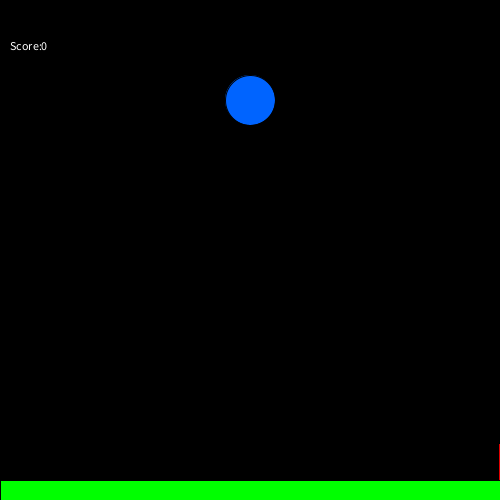
Frame 1 (no input)
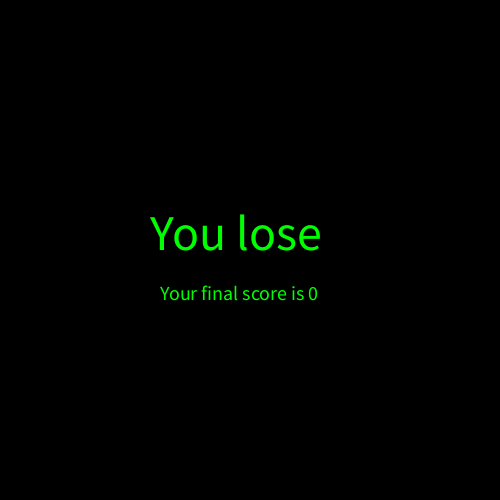
Frame 60 (the mouse pressed at the canvas centre just before this capture)
Frame 120 (the mouse held since frame 60 and released just before this capture): identical to frame 60, image omitted

The Processing sketch that drew these frames (run headless with seeded random() and noise(); from frame 60 on, the mouse is pressed at the canvas centre):

// Processing sketch: FlappyBird
// ── FlappyBird.pde
int score = 0; 
int birdX = 250;
int birdY = 100;
int grav = 1;
int yVelocity = 0;
int pipeX = 500;
int upperPipeHeight = (int) random(100, 400); 
int distance = 150;
int lowerPipeTop = upperPipeHeight+distance ;
int pipeWidth = 100;

boolean gameover = false;

void setup(){
  size(500,500);
}
void draw (){
  if (gameover){
    background(0,0,0);
textSize(50);
    text("You lose", width/2-100,height/2);
    textSize(20);
    text("Your final score is " +score, width/2-90,height/2 +50);
  }
  else{
    drawGame();
  if(intersectsPipes()){
gameover= true;
  }
  }
  if (birdY >= 480){
    gameover = true;
  }

}
void mousePressed(){
  yVelocity = -10;
  
  if(gameover){
    gameReset();
  }
  
}
boolean intersectsPipes() {
 println("uph =" + upperPipeHeight + "lph = " + lowerPipeTop + "birdY = " + birdY);
     if (birdY <upperPipeHeight && birdX > pipeX && birdX < (pipeX+100)){
       println("1");
       return true;
       }
     else if (birdY>lowerPipeTop && birdX > pipeX && birdX < (pipeX+100)) {
       println("2");
          return true; 
        }
     else { return false; }
} 
void drawGame (){
   background(0,0,0);
   textSize(12);
   text ("Score:" + score, 10,50);
  stroke(0,0,0);
  fill(0,100,255);
  ellipse(birdX,birdY,50,50);
  yVelocity += grav;
  birdY += yVelocity;
fill(225,0,0);
  rect(pipeX,0,pipeWidth,upperPipeHeight);
  pipeX -= 2;
  rect (pipeX, upperPipeHeight + distance, pipeWidth, 500);
  if (pipeX <= -pipeWidth){
    score ++;
   pipeX = 500; 
    upperPipeHeight = (int)random(300);
  }
  fill(0,255,0);
  rect(0,480,width,20);  
}
void gameReset (){
  score = 0;
  pipeX= 500; 
  birdX = 250;
  birdY = 100;
  upperPipeHeight = (int)random(300);
  gameover = false;
}
